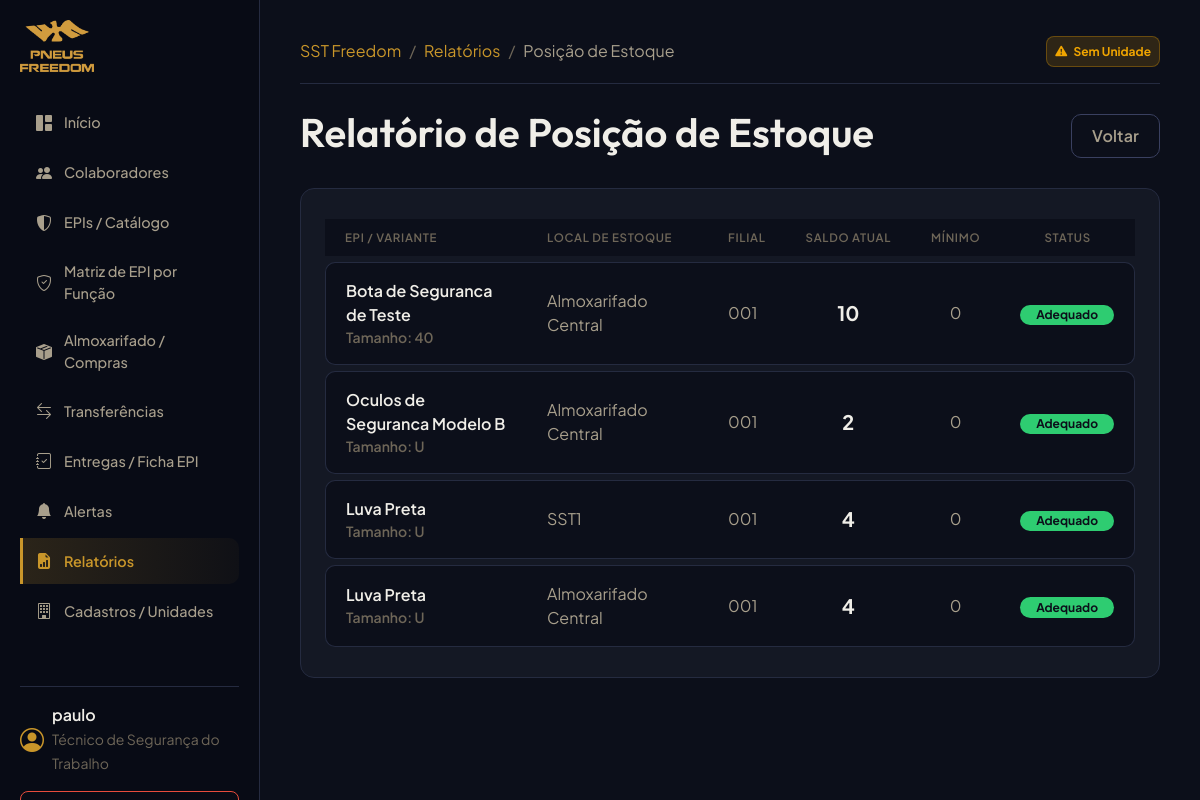
The app's page /reports/stock-position/ (signed in) with its own data.
### accounts/models.py (models this page shows, shortened)
class CustomUser(AbstractUser):
    ADMIN = 'ADMIN'
    TECNICO_SST = 'TECNICO_SST'
    ALMOXARIFE = 'ALMOXARIFE'
    PROFILE_CHOICES = (
        (ADMIN, 'Administrador'),
        (TECNICO_SST, 'Técnico de Segurança do Trabalho'),
        (ALMOXARIFE, 'Almoxarife'),
    )
    profile_type = models.CharField(
        max_length=20,
        choices=PROFILE_CHOICES,
        default=TECNICO_SST,
        verbose_name="Tipo de Perfil"
    )
    units = models.ManyToManyField(
        'organizations.Unit',
        blank=True,
        related_name='users',
        verbose_name="Unidades Autorizadas"
    )
    def is_tecnico(self):
        return self.profile_type == self.TECNICO_SST or self.is_superuser
    def is_almoxarife(self):
        return self.profile_type == self.ALMOXARIFE or self.is_superuser
    class Meta:
        verbose_name = "Usuário"
        verbose_name_plural = "Usuários"

### ppe/models.py (models this page shows, shortened)
class Product(models.Model):
    TIPO_PRODUTO_CHOICES = (
        ('EPI', 'EPI'),
        ('MATERIAL_SEGURANCA', 'Material de Segurança'),
        ('MATERIAL_CONSUMO', 'Material de Consumo'),
        ('FERRAMENTA', 'Ferramenta'),
        ('UNIFORME', 'Uniforme'),
        ('OUTRO', 'Outro'),
    )
    CATEGORIA_CHOICES = (
        ('PROTECAO_CABECA', 'Proteção da Cabeça'),
        ('PROTECAO_AUDITIVA', 'Proteção Auditiva'),
        ('PROTECAO_RESPIRATORIA', 'Proteção Respiratória'),
        ('PROTECAO_OCULAR', 'Proteção Ocular e Facial'),
        ('PROTECAO_TRONCO', 'Proteção do Tronco'),
        ('PROTECAO_MEMBROS_SUP', 'Proteção dos Membros Superiores'),
        ('PROTECAO_MEMBROS_INF', 'Proteção dos Membros Inferiores'),
        ('VESTUARIO', 'Vestuário / Fardamento'),
        ('OUTRO', 'Outro'),
    )
    nome = models.CharField(max_length=255, verbose_name="Nome do Produto")
    tipo_produto = models.CharField(max_length=50, choices=TIPO_PRODUTO_CHOICES, default='EPI', verbose_name="Tipo de Produto")
    categoria = models.CharField(max_length=50, choices=CATEGORIA_CHOICES, blank=True, null=True, default='OUTRO', verbose_name="Categoria de Proteção")
    ca_numero = models.CharField(max_length=50, blank=True, null=True, verbose_name="C.A. (Certificado de Aprovação)")
    descricao = models.TextField(blank=True, null=True, verbose_name="Descrição")
    unidade_medida = models.CharField(max_length=20, default="UND", verbose_name="Unidade de Medida")
    fabricante = models.CharField(max_length=255, blank=True, null=True, verbose_name="Fabricante Padrão")
    exige_ca = models.BooleanField(default=True, verbose_name="Exige C.A. (Certificado de Aprovação)")
    controlado_individualmente = models.BooleanField(default=True, verbose_name="Controlado Individualmente")
    ativo = models.BooleanField(default=True, verbose_name="Ativo")
    class Meta:
        verbose_name = "EPI / Produto"
        verbose_name_plural = "EPIs / Produtos"

class ProductVariant(models.Model):
    product = models.ForeignKey(Product, on_delete=models.CASCADE, related_name='variants', verbose_name="Produto")
    tamanho = models.CharField(max_length=20, default="U", verbose_name="Tamanho/Numeração/Grade")
    sku = models.CharField(max_length=100, blank=True, null=True, verbose_name="SKU / Código Interno")
    codigo_barras = models.CharField(max_length=100, blank=True, null=True, verbose_name="Código de Barras")
    estoque_minimo = models.IntegerField(default=0, verbose_name="Estoque Mínimo")
    estoque_maximo = models.IntegerField(blank=True, null=True, verbose_name="Estoque Máximo")
    ativo = models.BooleanField(default=True, verbose_name="Ativo")
    class Meta:
        verbose_name = "Variante de EPI"
        verbose_name_plural = "Variantes de EPI"
        unique_together = ('product', 'tamanho')

### organizations/models.py (models this page shows, shortened)
class InventoryLocation(models.Model):
    ALMOXARIFADO = 'ALMOXARIFADO'
    SST = 'SST'
    OUTRO = 'OUTRO'
    TIPO_CHOICES = (
        (ALMOXARIFADO, 'Almoxarifado'),
        (SST, 'Estoque SST'),
        (OUTRO, 'Outro'),
    )
    unit = models.ForeignKey(Unit, on_delete=models.PROTECT, related_name='inventory_locations', verbose_name="Unidade")
    codigo = models.CharField(max_length=50, verbose_name="Código do Local")
    nome = models.CharField(max_length=255, verbose_name="Nome do Local")
    tipo = models.CharField(max_length=20, choices=TIPO_CHOICES, default=ALMOXARIFADO, verbose_name="Tipo de Local")
    ativo = models.BooleanField(default=True, verbose_name="Ativo")
    class Meta:
        verbose_name = "Local de Estoque"
        verbose_name_plural = "Locais de Estoque"
        unique_together = ('unit', 'codigo')

class Unit(models.Model):
    company = models.ForeignKey(Company, on_delete=models.PROTECT, related_name='units', verbose_name="Empresa")
    codigo = models.CharField(max_length=50, unique=True, verbose_name="Código da Unidade")
    nome = models.CharField(max_length=255, verbose_name="Nome da Unidade")
    cidade = models.CharField(max_length=100, verbose_name="Cidade")
    estado = models.CharField(max_length=2, verbose_name="UF")
    ativo = models.BooleanField(default=True, verbose_name="Ativo")
    class Meta:
        verbose_name = "Unidade"
        verbose_name_plural = "Unidades"

### core/views.py (the view)
# urls.py: path("reports/stock-position/", ReportStockPositionView.as_view(), name="report_stock_position"),
class ReportStockPositionView(LoginRequiredMixin, ListView):
    model = ProductVariant
    template_name = "reports/stock_position.html"
    context_object_name = "balances"
    def get_context_data(self, **kwargs):
        context = super().get_context_data(**kwargs)
        user = self.request.user
        user_units = user.units.all()
        if user.is_superuser and not user_units.exists():
            from organizations.models import Unit
            user_units = Unit.objects.all()
        locations = InventoryLocation.objects.filter(unit__in=user_units, ativo=True)
        variants = ProductVariant.objects.filter(ativo=True).select_related('product')
        stock_data = []
        for var in variants:
            for loc in locations:
                bal = get_stock_balance(loc, var)
                if bal > 0:
                    stock_data.append({
                        'product': var.product.nome,
                        'tamanho': var.tamanho,
                        'location': loc.nome,
                        'unit': loc.unit.codigo,
                        'saldo': bal,
                        'minimo': var.estoque_minimo
                    })
        context['stock_data'] = stock_data
        return context

### inventory/services.py (called while the page is built)
def get_stock_balance(location, product_variant, lot=None):
    movements = StockMovement.objects.filter(location=location, product_variant=product_variant)
    if lot:
        movements = movements.filter(lot=lot)
    balance = movements.aggregate(total=models.Sum('quantity'))['total']
    return balance if balance is not None else 0

### templates/reports/stock_position.html (shortened to what this page needs)
{% extends "base.html" %}
{% block breadcrumbs %}
<li class="breadcrumb-item"><a href="{% url 'report_list' %}" class="text-primary text-decoration-none">Relatórios</a></li>
<li class="breadcrumb-item active text-secondary" aria-current="page">Posição de Estoque</li>
{% endblock %}
{% block content %}
<div class="d-flex justify-content-between align-items-center mb-4">
    <h1>Relatório de Posição de Estoque</h1>
    <a href="{% url 'report_list' %}" class="btn btn-outline-secondary btn-premium">Voltar</a>
</div>
<div class="card-premium">
    <div class="table-responsive">
        <table class="table table-premium mb-0">
            <thead>
                <tr>
                    <th class="text-muted border-0">EPI / Variante</th>
                    <th class="text-muted border-0">Local de Estoque</th>
                    <th class="text-muted border-0">Filial</th>
                    <th class="text-muted border-0 text-center">Saldo Atual</th>
                    <th class="text-muted border-0 text-center">Mínimo</th>
                    <th class="text-muted border-0 text-center">Status</th>
                </tr>
            </thead>
            <tbody>
                {% for item in stock_data %}
                <tr>
                    <td class="text-light fw-semibold">
                        {{ item.product }}
                        <small class="text-muted d-block">Tamanho: {{ item.tamanho }}</small>
                    </td>
                    <td>{{ item.location }}</td>
                    <td>{{ item.unit }}</td>
                    <td class="text-center text-light fw-bold fs-5">{{ item.saldo }}</td>
                    <td class="text-center">{{ item.minimo }}</td>
                    <td class="text-center">
                        {% if item.saldo <= item.minimo %}
                        <span class="badge bg-danger rounded-pill px-3">Estoque Baixo</span>
                        {% else %}
                        <span class="badge bg-success rounded-pill px-3">Adequado</span>
                        {% endif %}
                    </td>
                </tr>
                {% empty %}
                <tr>
                    <td colspan="6" class="text-center text-muted border-0 py-4">Nenhum saldo físico em estoque encontrado.</td>
                </tr>
                {% endfor %}
            </tbody>
        </table>
    </div>
</div>
{% endblock %}

### templates/base.html (shortened to what this page needs)
<!DOCTYPE html>
<html lang="pt-br">
<head>
    <link href="https://cdn.jsdelivr.net/npm/bootstrap@5.3.2/dist/css/bootstrap.min.css" rel="stylesheet">
    <link href="https://cdn.jsdelivr.net/npm/bootstrap-icons@1.11.1/font/bootstrap-icons.css" rel="stylesheet">
    {% load static %}
    <link rel="stylesheet" href="{% static 'css/custom.css' %}">
</head>
<body>
    <div class="sidebar-wrapper" id="sidebar">
        <a href="{% url 'dashboard' %}" title="Ir para o painel principal">
            <img
                src="{% static 'images/logo_freedom.png' %}"
                alt="Logo Pneus Freedom"
                class="sidebar-logo-img"
            >
        </a>
        <nav class="nav flex-column">
            <a class="nav-link-premium {% if request.resolver_match.url_name == 'dashboard' %}active{% endif %}" href="{% url 'dashboard' %}">
                <i class="bi bi-grid-1x2-fill"></i> Início
            </a>
            {% if request.user.is_tecnico or request.user.is_admin %}
            <a class="nav-link-premium {% if 'employees' in request.path %}active{% endif %}" href="{% url 'employee_list' %}">
                <i class="bi bi-people-fill"></i> Colaboradores
            </a>
            <a class="nav-link-premium {% if 'ppe' in request.path and 'delivery' not in request.path and 'matrices' not in request.path and 'matrix' not in request.path %}active{% endif %}" href="{% url 'product_list' %}">
                <i class="bi bi-shield-shaded"></i> EPIs / Catálogo
            </a>
            <a class="nav-link-premium {% if 'matrices' in request.path or 'matrix' in request.path %}active{% endif %}" href="{% url 'matrix_list' %}">
                <i class="bi bi-shield-check"></i> Matriz de EPI por Função
            </a>
            {% endif %}
            {% if request.user.is_almoxarife or request.user.is_admin %}
            <a class="nav-link-premium {% if 'inventory/nfs' in request.path or 'inventory/suppliers' in request.path %}active{% endif %}" href="{% url 'fiscal_note_list' %}">
                <i class="bi bi-box-seam-fill"></i> Almoxarifado / Compras
            </a>
            {% endif %}
            <a class="nav-link-premium {% if 'inventory/transfers' in request.path %}active{% endif %}" href="{% url 'transfer_list' %}">
                <i class="bi bi-arrow-left-right"></i> Transferências
            </a>
            {% if request.user.is_tecnico or request.user.is_admin %}
            <a class="nav-link-premium {% if 'ppe/deliveries' in request.path %}active{% endif %}" href="{% url 'delivery_list' %}">
                <i class="bi bi-journal-check"></i> Entregas / Ficha EPI
            </a>
            {% endif %}
            <a class="nav-link-premium {% if 'alerts' in request.path %}active{% endif %}" href="{% url 'alert_list' %}">
                <i class="bi bi-bell-fill"></i> Alertas
            </a>
            <a class="nav-link-premium {% if 'reports' in request.path %}active{% endif %}" href="{% url 'report_list' %}">
                <i class="bi bi-file-earmark-bar-graph-fill"></i> Relatórios
            </a>
            <a class="nav-link-premium {% if 'organizations' in request.path %}active{% endif %}" href="{% url 'organization_dashboard' %}">
                <i class="bi bi-building"></i> Cadastros / Unidades
            </a>
            <div class="mt-5 border-top pt-3" style="border-color: var(--border-default) !important;">
                <div class="d-flex align-items-center gap-2 mb-3">
                    <i class="bi bi-person-circle fs-4" style="color: var(--brand-primary);"></i>
                    <div>
                        <div class="fw-semibold text-truncate" style="max-width: 150px; color: var(--text-primary);">{{ request.user.get_full_name|default:request.user.username }}</div>
                        <small style="color: var(--text-muted);">{{ request.user.get_profile_type_display }}</small>
                    </div>
                </div>
                <a class="btn btn-outline-danger w-100 btn-sm rounded-3" href="{% url 'logout' %}">
                </a>
            </div>
        </nav>
    </div>
    <div class="main-content">
        <header class="d-flex justify-content-between align-items-center mb-4 border-bottom pb-3">
            <div class="d-flex align-items-center gap-3">
                <div class="d-none d-sm-block">
                    <nav aria-label="breadcrumb">
                        <ol class="breadcrumb mb-0">
                            <li class="breadcrumb-item"><a href="{% url 'dashboard' %}" class="text-decoration-none" style="color: var(--brand-primary);">SST Freedom</a></li>
                            {% block breadcrumbs %}{% endblock %}
                        </ol>
                    </nav>
                </div>
            </div>
            <div class="d-flex align-items-center gap-3">
                {% if request.user.units.all %}
                <span class="badge bg-secondary p-2 rounded-3">
                    <i class="bi bi-geo-alt-fill me-1" style="color: var(--brand-primary);"></i>
                    {% for unit in request.user.units.all %}
                        {{ unit.codigo }}{% if not forloop.last %}, {% endif %}
                    {% endfor %}
                </span>
                {% else %}
                <span class="badge p-2 rounded-3" style="background-color: var(--status-warning-glow); color: var(--status-warning); border: 1px solid rgba(240,165,0,0.3);">
                    <i class="bi bi-exclamation-triangle-fill me-1"></i> Sem Unidade
                </span>
                {% endif %}
            </div>
        </header>
        <main class="animate-fade-in">
            {% block content %}{% endblock %}
        </main>
    </div>
</body>
</html>

### records on screen
CustomUser: user.get_full_name "paulo", user.profile_type "Técnico de Segurança do Trabalho"
Product: product "Bota de Seguranca de Teste"
ProductVariant: tamanho "40"
InventoryLocation: location "Almoxarifado Central" "Almoxarifado Central" "Almoxarifado Central"
Unit: unit "001" "001" "001" "001"
Product: product "Oculos de Seguranca Modelo B"
Product: product "Luva Preta" "Luva Preta"
InventoryLocation: location "SST1"

### other values on screen
{{ item.saldo }} "10" "2" "4" "4"
{{ item.minimo }} "0" "0" "0" "0"
{{ item.tamanho }} "U" "U" "U"
